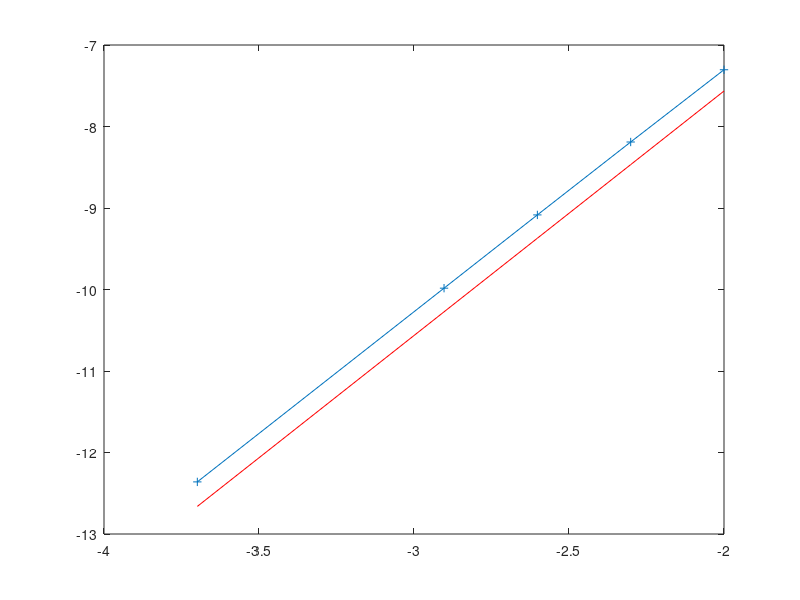

This chart was generated by the following MATLAB code:
clear all; close all; clc;

bf=@(x)4*x.*(1-x);
a=integral(@(x)bf(x).*bf(x),0,1)
b=integral(@(x)bf(x),0,1)
g=integral(@(x)(4*(1-2*x)).^2,0,1)
D=1;
v=1;
nsf=1.1;sa=1;
p=2;

A=-D*g+(nsf-sa)*a;
IV=a/v;
S =@(t) a/4/v*p*(1+t).^(p-1) + (1+t).^p*((sa-nsf)*a/4+2*D*b);
ex=@(t)(1+t).^p/4;

rk.nstages=3;
rk.g=0.43586652150845899941601945119356;
rk.a=[rk.g 0 0; ...
    ((1-rk.g)/2) rk.g 0;...
    (-(6*rk.g^2-16*rk.g+1)/4) ((6*rk.g^2-20*rk.g+5)/4) rk.g];
rk.c=sum(rk.a,2);
rk.b=rk.a(rk.nstages,:);

yold=0.25;

tend=.1;

ntimes=[10 20 40 80 500];
for iconv=1:length(ntimes)
    dt=tend/ntimes(iconv); 
    tn=0;
    yn=yold;
    for it=1:ntimes(iconv)
        for i=1:rk.nstages
            ti = tn + rk.c(i)*dt;
            SS(i)=S(ti);
            rhs = IV*yn + dt*rk.a(i,i)*SS(i);
            for j=1:i-1
                rhs = rhs + dt*rk.a(i,j)*(A*y(j)+SS(j));
            end
            y(i) = (IV -rk.a(i,i)*dt*A) \ rhs;
        end
        yn = y(3);
        tn = tn + dt;
    end
    err(iconv)=abs(yn-ex(tend));
end

plot( log10(tend./ntimes), log10(err), '+-' )
% reference line y=Cx^s log(y) = log(C) + s log(x)
% we pick one value of (x,y) to get C
% the multiplier in front of C is used to shift the ref. line
s=3;C=0.5*err(end)/(tend/ntimes(end))^s;
y=C*(tend./ntimes).^s;
hold on;plot(log10(tend./ntimes), log10(y), 'r-')
